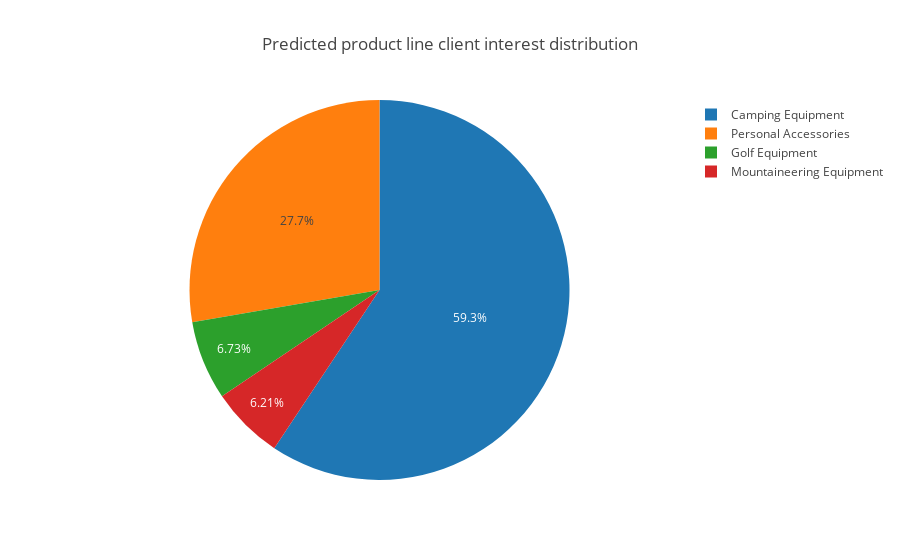

Notebook code for this chart:
### Markdown cell above
Plot a pie chart that shows the predicted product-line interest.

### Code cell
cumulative_stats = predictions_pd.groupby(['predictedLabel']).count()
product_data = [go.Pie(labels=cumulative_stats.index, values=cumulative_stats['GENDER'])]
product_layout = go.Layout(title='Predicted product line client interest distribution')

fig = go.Figure(data=product_data, layout=product_layout)
iplot(fig)

### Figure 1 — Plotly figure (JSON) as saved in the notebook; plotly's stock layout.template omitted (floating-point values rounded to 4 significant figures)
{"data": [{"values": [7166, 813, 750, 3347], "labels": ["Camping Equipment", "Golf Equipment", "Mountaineering Equipment", "Personal Accessories"], "type": "pie", "uid": "52606229-4ce5-44a6-9625-63e6857a4cfe"}], "layout": {"title": {"text": "Predicted product line client interest distribution"}}}
